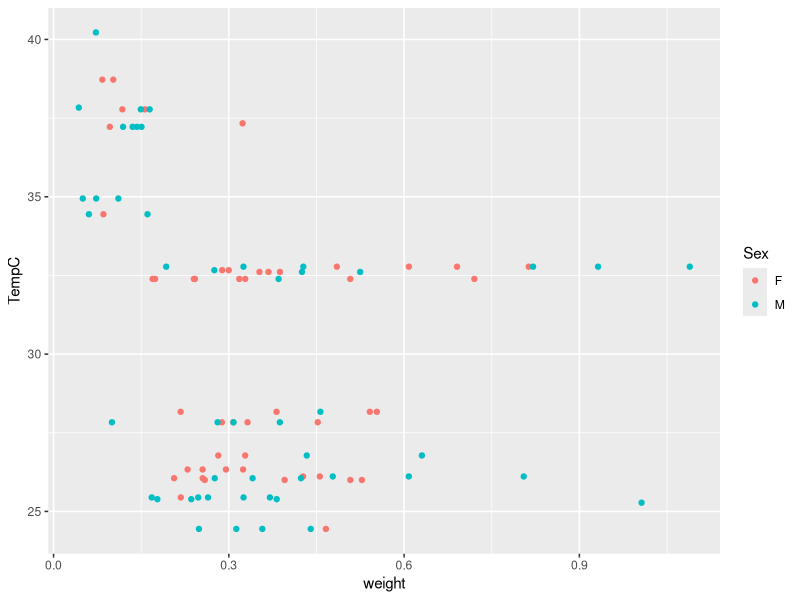

This figure's R source:
## ---- chunk 1
library(tidyverse)

data <- read_csv("raw_data/data.csv")
## ---- chunk 2
library(ggplot2)

ggplot(data, aes(x = weight, y = TempC)) +
  geom_point(aes(color = Sex))
